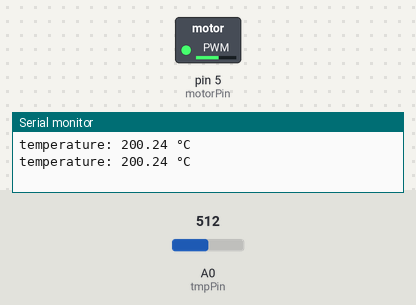
The sketch below on a simulated Arduino Uno, built with avr-gcc and run on an emulated ATmega328P. Shown: switched loads named in the sketch (green lamp = pin HIGH), the last lines printed to the serial monitor. The test bench sets the inputs (shaded band); at power-on: A0 (tmpPin) = 512.

Above: at 1.8 s.
1.9 s: A0 (tmpPin) set to 180
3.4 s: A0 (tmpPin) set to 148
At 4.4 s:
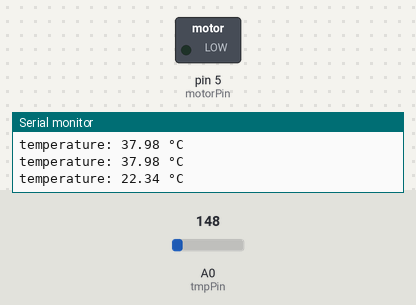
5.5 s: A0 (tmpPin) set to 306
At 7.2 s:
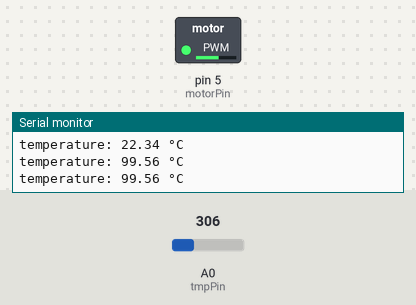
7.5 s: A0 (tmpPin) set to 122
At 8.8 s:
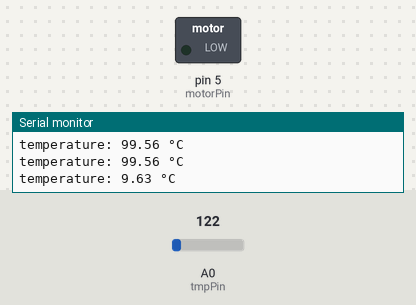
Timing chart, 0 to 10.5 s (numbered marks = the images above; inputs shaded):
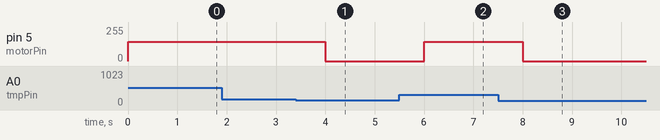

The sketch:

temperatureAuto.ino
```cpp
const int motorPin = 5;
const int tmpPin = A0;
float temperature;

void setup(){
  pinMode(motorPin, OUTPUT);
  pinMode(tmpPin, INPUT);
  Serial.begin(9600);
}

void loop(){
  int analogValue = analogRead(tmpPin);
  float volt = analogValue * (5.0 / 1023.0);
  temperature = (volt - 0.5) * 100;

  if(temperature >= 30){
    analogWrite(motorPin, 400);
  } else {
    analogWrite(motorPin, 0);
  }

  Serial.print("temperature: ");
  Serial.print(temperature);
  Serial.println(" °C");

  delay(1000);
}
```

Measured:
- the behaviour switches between 164 and 163 on A0 (tmpPin) (found by bisection; images 0 and 1)
- after the input at 3.4 s, pin 5 (motorPin): 144/255 → 0/255 after 0.60 s
- after the input at 5.5 s, pin 5 (motorPin): 0/255 → 144/255 after 0.50 s
- after the input at 7.5 s, pin 5 (motorPin): 144/255 → 0/255 after 0.51 s
